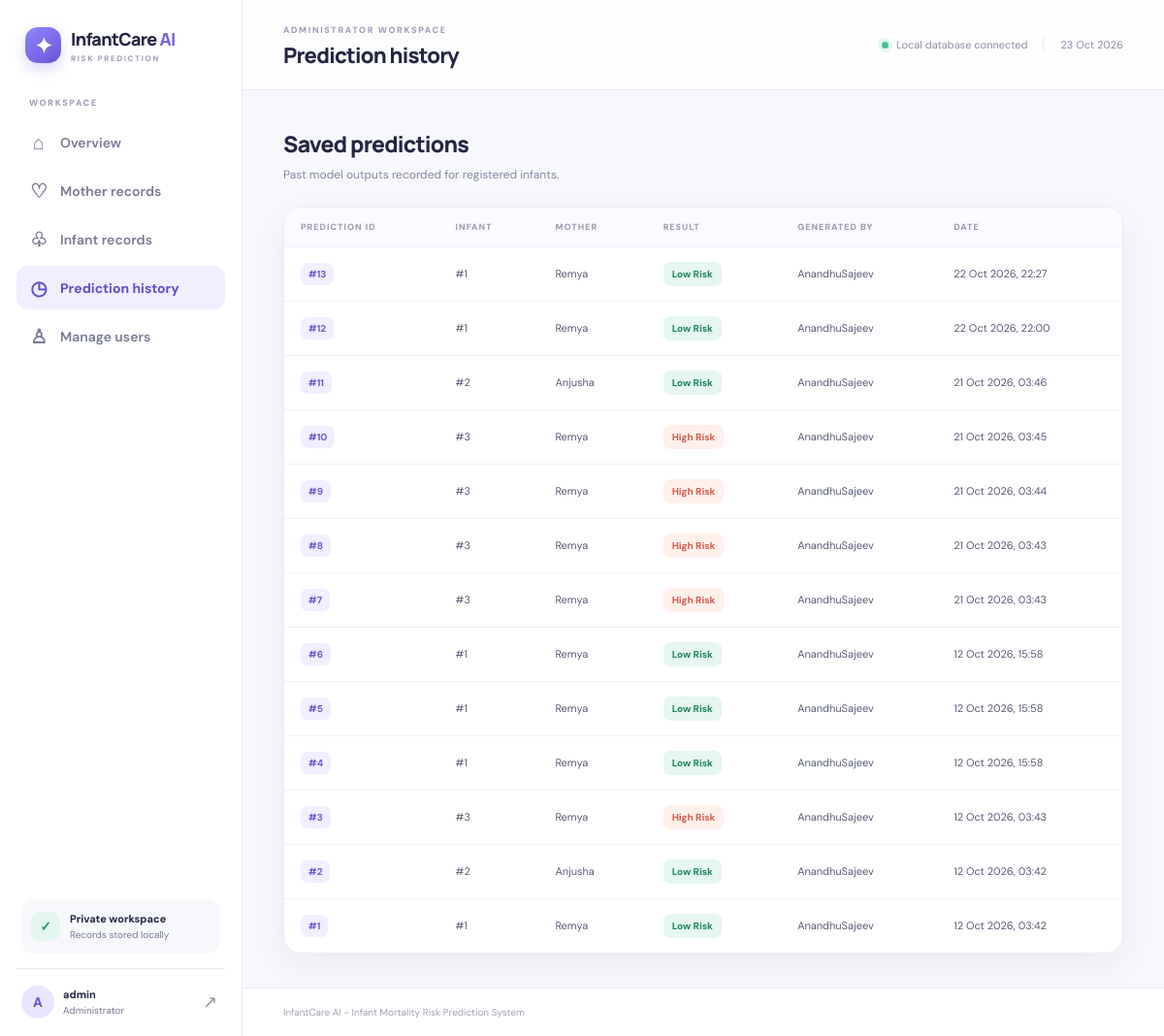
Page /history/ (signed in) on the committed database.
### prediction/models.py (models this page shows, shortened)
class Prediction(models.Model):
    LOW = 0
    HIGH = 1
    RISK_CHOICES = [(LOW, "Low Risk"), (HIGH, "High Risk")]
    prediction_id = models.AutoField(primary_key=True)
    user = models.ForeignKey(settings.AUTH_USER_MODEL, on_delete=models.PROTECT, related_name="risk_predictions")
    mother = models.ForeignKey(MotherDetails, on_delete=models.PROTECT, related_name="predictions")
    infant = models.ForeignKey(InfantDetails, on_delete=models.PROTECT, related_name="predictions")
    prediction_result = models.PositiveSmallIntegerField(choices=RISK_CHOICES)
    probability = models.FloatField()
    prediction_date = models.DateTimeField(auto_now_add=True)
    class Meta:
        ordering = ["-prediction_date"]

class MotherDetails(models.Model):
    EDUCATION_CHOICES = [
        (1, "8th grade or less"),
        (2, "9th–12th grade, no diploma"),
        (3, "High school graduate / GED"),
        (4, "Some college, no degree"),
        (5, "Associate degree"),
        (6, "Bachelor's degree"),
        (7, "Master's degree or higher"),
        (8, "Other / not classified"),
        (9, "Unknown"),
    ]
    YES_NO = [(0, "No"), (1, "Yes")]
    mother_id = models.AutoField(primary_key=True)
    mother_name = models.CharField(max_length=120)
    mother_age = models.PositiveSmallIntegerField()
    education = models.PositiveSmallIntegerField(choices=EDUCATION_CHOICES)
    prenatal_visits = models.PositiveSmallIntegerField()
    cigarettes = models.PositiveSmallIntegerField(help_text="Average number of cigarettes per day")
    bmi = models.FloatField(null=True, blank=True, help_text="Maternal BMI")
    pre_diabetes = models.BooleanField(choices=YES_NO, default=False)
    gest_diabetes = models.BooleanField(choices=YES_NO, default=False)
    pre_hypertension = models.BooleanField(choices=YES_NO, default=False)
    gest_hypertension = models.BooleanField(choices=YES_NO, default=False)
    created_by = models.ForeignKey(settings.AUTH_USER_MODEL, on_delete=models.PROTECT, related_name="mother_records")
    created_at = models.DateTimeField(auto_now_add=True)

### prediction/views.py (the view)
# urls.py: path("history/", views.prediction_history, name="prediction_history"),
@login_required
def prediction_history(request):
    predictions = Prediction.objects.select_related("mother", "infant", "user").all()
    return render(request, "prediction/history.html", {"predictions": predictions})

### templates/prediction/history.html (shortened to what this page needs)
{% extends "base.html" %}
{% block page_heading %}Prediction history{% endblock %}
{% block content %}
<div class="list-toolbar"><div><h2>Saved predictions</h2><p>Past model outputs recorded for registered infants.</p></div></div>
<div class="table-card">{% if predictions %}<div class="table-scroll"><table><thead><tr><th>PREDICTION ID</th><th>INFANT</th><th>MOTHER</th><th>RESULT</th><th>GENERATED BY</th><th>DATE</th></tr></thead><tbody>{% for p in predictions %}<tr><td><span class="id-chip">#{{ p.prediction_id }}</span></td><td>#{{ p.infant_id }}</td><td>{{ p.mother.mother_name }}</td><td><span class="risk-badge {% if p.prediction_result %}risk-high{% else %}risk-low{% endif %}">{{ p.get_prediction_result_display }}</span></td><td>{{ p.user.username }}</td><td>{{ p.prediction_date|date:"d M Y, H:i" }}</td></tr>{% endfor %}</tbody></table></div>{% else %}<div class="empty-state"><span>◷</span><h4>No saved predictions</h4><p>Generated predictions will appear here.</p><a class="btn btn-primary" href="{% url 'predict' %}">Generate prediction</a></div>{% endif %}</div>
{% endblock %}

### templates/base.html (shortened to what this page needs)
{% load static %}
<!DOCTYPE html>
<html lang="en">
<head>
  <link rel="stylesheet" href="{% static 'css/style.css' %}">
</head>
<body>
{% if user.is_authenticated %}
<div class="app-shell">
  <aside class="sidebar">
    <a class="brand" href="{% url 'dashboard' %}">
      <span class="brand-mark">✦</span><span>InfantCare<span class="brand-ai"> AI</span><small>RISK PREDICTION</small></span>
    </a>
    <div class="side-label">WORKSPACE</div>
    <nav class="nav-menu">
      <a href="{% url 'dashboard' %}" class="{% if request.resolver_match.url_name == 'dashboard' %}active{% endif %}"><span>⌂</span> Overview</a>
      <a href="{% url 'mother_list' %}" class="{% if request.resolver_match.url_name == 'mother_list' %}active{% endif %}"><span>♡</span> Mother records</a>
      <a href="{% url 'infant_list' %}" class="{% if request.resolver_match.url_name == 'infant_list' %}active{% endif %}"><span>♧</span> Infant records</a>
      <a href="{% url 'prediction_history' %}" class="{% if request.resolver_match.url_name == 'prediction_history' %}active{% endif %}"><span>◷</span> Prediction history</a>
      {% if user.is_staff %}<a href="{% url 'manage_users' %}" class="{% if request.resolver_match.url_name == 'manage_users' %}active{% endif %}"><span>♙</span> Manage users</a>{% endif %}
    </nav>
    <div class="sidebar-bottom">
      <div class="secure-note"><span class="secure-icon">✓</span><div><strong>Private workspace</strong><small>Records stored locally</small></div></div>
      <div class="user-card"><div class="avatar">{{ user.username|first|upper }}</div><div class="user-info"><strong>{{ user.get_full_name|default:user.username }}</strong><small>{% if user.is_staff %}Administrator{% else %}Healthcare professional{% endif %}</small></div><form method="post" action="{% url 'logout' %}" class="logout-form">{% csrf_token %}<button class="logout" type="submit" title="Sign out">↗</button></form></div>
    </div>
  </aside>
  <main class="main-area">
    <header class="topbar"><div><span class="eyebrow">{% if user.is_staff %}ADMINISTRATOR WORKSPACE{% else %}HEALTHCARE PROFESSIONAL WORKSPACE{% endif %}</span><h1>{% block page_heading %}Overview{% endblock %}</h1></div><div class="topbar-right"><span class="status-dot"></span><span>Local database connected</span><span class="topbar-date">{% now "d M Y" %}</span></div></header>
    <section class="page-content">{% block content %}{% endblock %}</section>
    <footer class="footer"><span>InfantCare AI - Infant Mortality Risk Prediction System</span></footer>
  </main>
</div>
{% else %}
<main class="auth-shell">{% if messages %}<div class="messages">{% for message in messages %}<div class="message {{ message.tags }}">{{ message }}</div>{% endfor %}</div>{% endif %}{% block auth_content %}{% endblock %}</main>
{% endif %}
</body>
</html>

### rows in the picture
Prediction: prediction_id "13", infant_id "1", mother.mother_name "Remya", prediction_result "Low Risk", user.username "AnandhuSajeev", prediction_date "22 Oct 2026, 22:27"
Prediction: prediction_id "12", infant_id "1", mother.mother_name "Remya", prediction_result "Low Risk", user.username "AnandhuSajeev", prediction_date "22 Oct 2026, 22:00"
Prediction: prediction_id "11", infant_id "2", mother.mother_name "Anjusha", prediction_result "Low Risk", user.username "AnandhuSajeev", prediction_date "21 Oct 2026, 03:46"
Prediction: prediction_id "10", infant_id "3", mother.mother_name "Remya", prediction_result "High Risk", user.username "AnandhuSajeev", prediction_date "21 Oct 2026, 03:45"
Prediction: prediction_id "9", infant_id "3", mother.mother_name "Remya", prediction_result "High Risk", user.username "AnandhuSajeev", prediction_date "21 Oct 2026, 03:44"
Prediction: prediction_id "8", infant_id "3", mother.mother_name "Remya", prediction_result "High Risk", user.username "AnandhuSajeev", prediction_date "21 Oct 2026, 03:43"
Prediction: prediction_id "7", infant_id "3", mother.mother_name "Remya", prediction_result "High Risk", user.username "AnandhuSajeev", prediction_date "21 Oct 2026, 03:43"
Prediction: prediction_id "6", infant_id "1", mother.mother_name "Remya", prediction_result "Low Risk", user.username "AnandhuSajeev", prediction_date "12 Oct 2026, 15:58"
Prediction: prediction_id "5", infant_id "1", mother.mother_name "Remya", prediction_result "Low Risk", user.username "AnandhuSajeev", prediction_date "12 Oct 2026, 15:58"
Prediction: prediction_id "4", infant_id "1", mother.mother_name "Remya", prediction_result "Low Risk", user.username "AnandhuSajeev", prediction_date "12 Oct 2026, 15:58"
Prediction: prediction_id "3", infant_id "3", mother.mother_name "Remya", prediction_result "High Risk", user.username "AnandhuSajeev", prediction_date "12 Oct 2026, 03:43"
Prediction: prediction_id "2", infant_id "2", mother.mother_name "Anjusha", prediction_result "Low Risk", user.username "AnandhuSajeev", prediction_date "12 Oct 2026, 03:42"
Prediction: prediction_id "1", infant_id "1", mother.mother_name "Remya", prediction_result "Low Risk", user.username "AnandhuSajeev", prediction_date "12 Oct 2026, 03:42"

### other values in the picture
{{ user.username|first|upper }} "A"
{{ user.get_full_name|default:user.username }} "admin"
